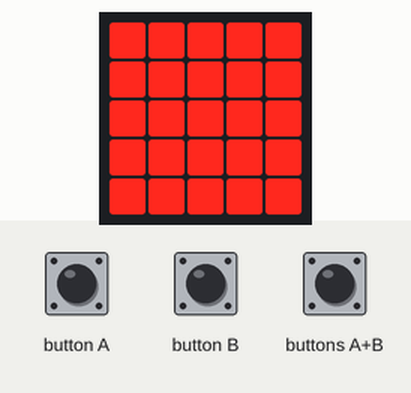
Recording of a program running on a simulated BBC micro:bit (MakeCode). On the bench: the board's 5×5 LED display. Inputs (shaded band) come from the test bench.

Above: at 1.6 s.
1.7 s: button A pressed for 0.15 s
At 2.4 s:
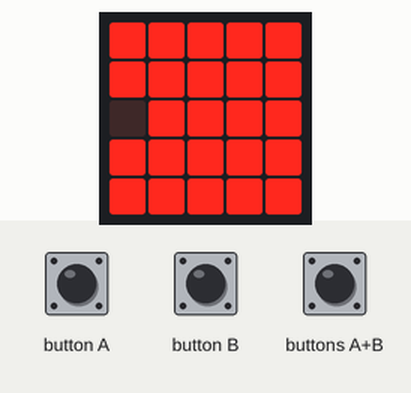
3.3 s: button B pressed for 0.15 s
At 4.6 s:
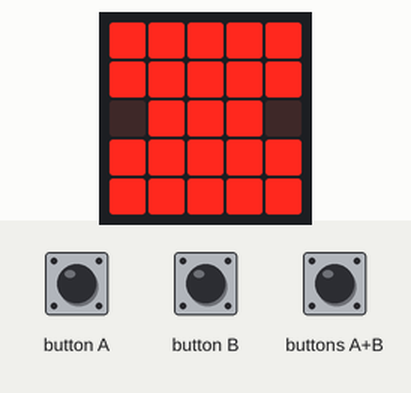
4.9 s: button A pressed for 0.15 s
At 6.0 s:
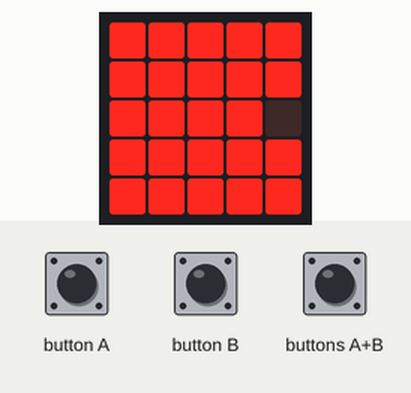
6.5 s: buttons A+B pressed for 0.15 s
At 7.2 s:
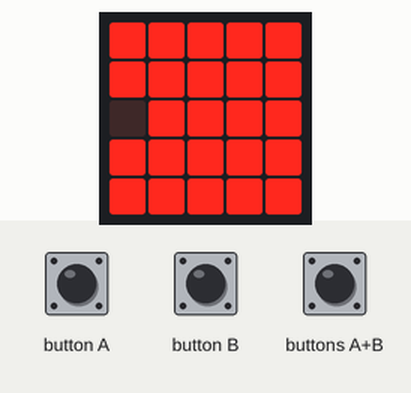
8.1 s: buttons A+B pressed for 1 s
At 9.7 s:
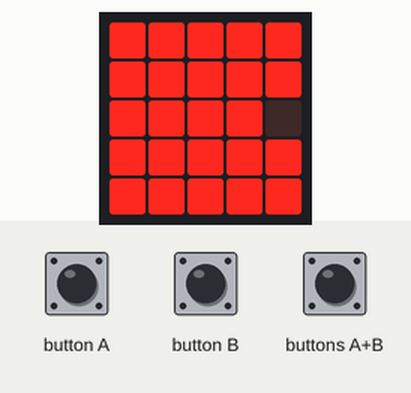
Timing chart, 0 to 11.2 s (numbered marks = the images above; inputs shaded):
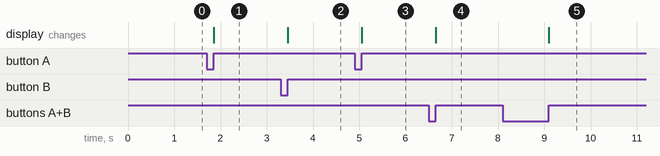

The program:

main.ts
```typescript
input.onButtonPressed(Button.A, function () {
    led.toggle(0, 2)
})
input.onButtonPressed(Button.AB, function () {
    led.toggle(0, 2)
    led.toggle(4, 2)
})
input.onButtonPressed(Button.B, function () {
    led.toggle(4, 2)
})
basic.showLeds(`
    # # # # #
    # # # # #
    # # # # #
    # # # # #
    # # # # #
    `)
```

test.ts
```typescript
// les tests vont ici ; cela ne sera pas compilé si ce paquet est utilisé en tant qu'extension.
```

Measured:
- after the input at 1.7 s, the display: changes after 0.15 s (image 1)
- after the input at 3.3 s, the display: changes after 0.15 s (image 2)
- after the input at 4.9 s, the display: changes after 0.15 s (image 3)
- after the input at 6.5 s, the display: changes after 0.15 s (image 4)
- after the input at 8.1 s, the display: changes after 1.0 s (image 5)
